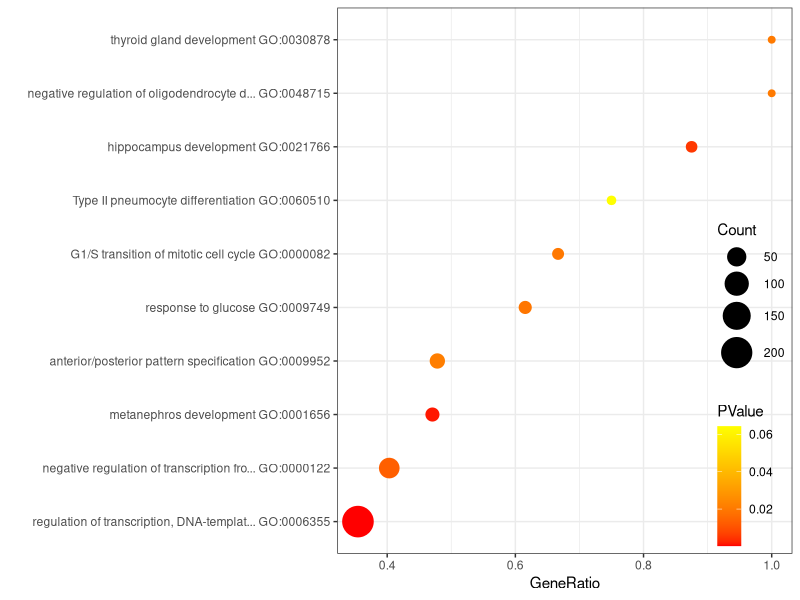
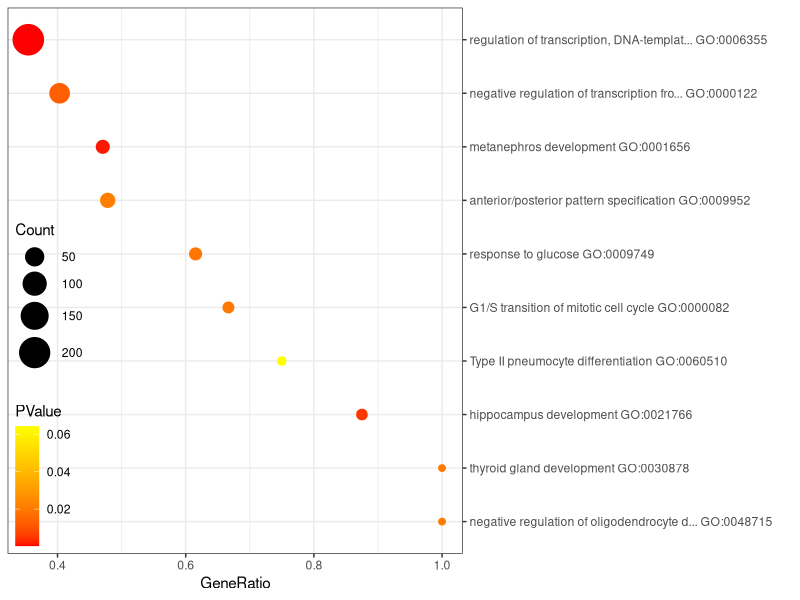
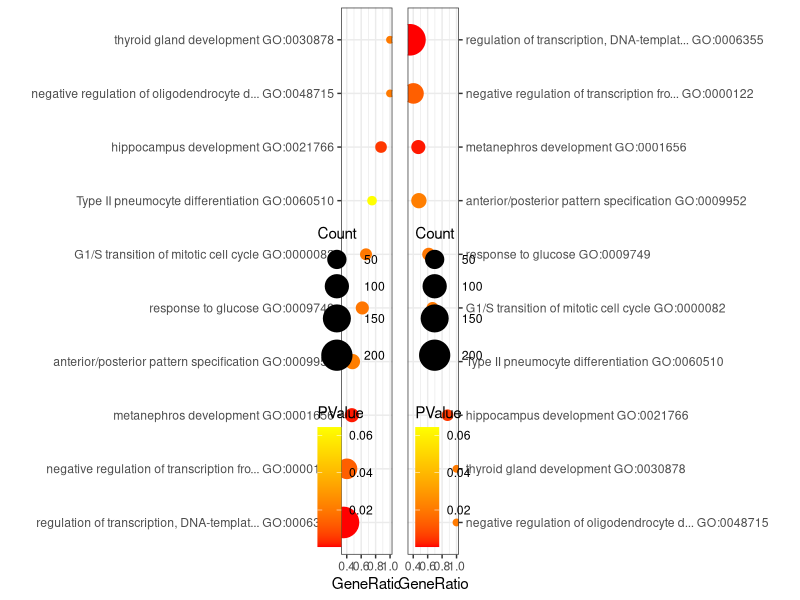
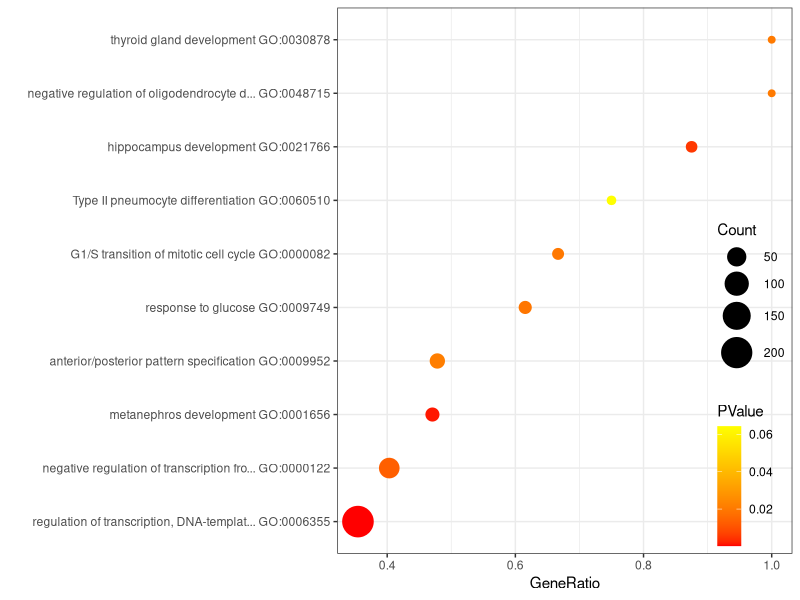
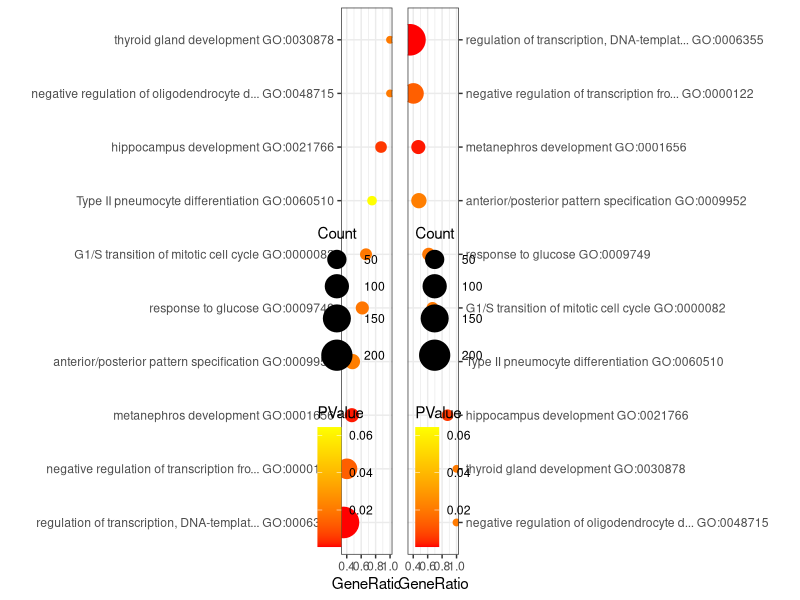

These charts were generated, in order, by the following R code:
## ---- chunk 1
knitr::opts_chunk$set(echo = TRUE)
## ---- chunk 2
options("repos"= c(CRAN="https://mirrors.tuna.tsinghua.edu.cn/CRAN/"))
options(BioC_mirror="http://mirrors.ustc.edu.cn/bioc/")

## ---- chunk 3
library(ggplot2)

Sys.setenv(LANGUAGE = "en") #显示英文报错信息 display English error messages
options(stringsAsFactors = FALSE) #禁止chr转成factor prohibit the conversion of chr to factor
## ---- chunk 4
df <- read.table("easy_input.txt", header = T, sep = "\t", as.is = T)
head(df)
# 算一下gene ratio
# calculate the gene ratio
df$GeneRatio <- df$Pop.Hits/df$Count
## ---- chunk 5
# 查看GeneRatio的最大值和最小值，可以用来确定合理的x轴范围
# viewing the maximum and minimum values of GeneRatio can be used to determine a reasonable range for the x-axis
summary(df$GeneRatio)

# 为了画出对角线排列的效果，按GeneRatio排序
# To draw a diagonal arrangement effect, sorted by GeneRatio
sortdf <- df[order(df$GeneRatio), ] #如果想按Pvalue排序，就把GeneRatio改为PValue If you want to sort by Pvalue, change the GeneRatio to PValue
sortdf$Term <- factor(sortdf$Term, levels = sortdf$Term)

pl <- ggplot(sortdf, aes(GeneRatio, Term, #横坐标、纵坐标 horizontal and vertical coordinates
              colour = PValue)) + # 颜色代表p-value color represents p-values
  geom_point(aes(size= Count)) + #圆点的大小代表组内基因数 the size of the dots represents the number of genes in the group
  scale_size_continuous(range = c(2,10)) + #圆点的大小范围 size range of the dot
  scale_color_gradientn(colours=c("red", "yellow")) + #可以自己改颜色 you can change the color yourself
  #scale_x_continuous(limits = c(0.2,1)) + #设置x轴范围 set the x-axis range
  theme_bw() + 
  ylab("") + 
  theme(legend.position=c(1,0), legend.justification = c(1, 0)) + #legend画在右下角 the legend is drawn in the lower right corner
  #下面两行让legend融入图
  #the next two lines make the legend fit into the plot
  theme(legend.background = element_blank()) + #移除legend整体的边框 remove the overall border of the legend
  theme(legend.key = element_blank())#移除legend每个项目周围的边框 remove the border around each item in the legend
pl

ggsave("dot.pdf", width = 7, height = 6)
# 还可以直接保存为png、tiff等格式
# you can also save directly as png, tiff, etc.
#ggsave("dot.png", width = 7, height = 6)
#ggsave("dot.tiff", width = 7, height = 6)
## ---- chunk 6
sortdf <- df[order(df$GeneRatio, decreasing = T), ] #降序 descending order
sortdf$Term <- factor(sortdf$Term, levels = sortdf$Term)

pr <- ggplot(sortdf, aes(GeneRatio, Term, 
              colour=PValue)) + 
  geom_point(aes(size=Count)) + 
  scale_color_gradientn(colours=c("red", "yellow")) + 
  scale_size_continuous(range = c(2, 10)) + 
  #scale_x_continuous(limits = c(0.2, 1)) + 
  ylab("") + 
  scale_y_discrete(position = "right") + #把term放到右侧 put term on the right
  
  theme_bw() + 
  theme(legend.position=c(0, 0), legend.justification = c(0, 0)) + #legend画在左下角 the legend is drawn in the lower left corner
  theme(legend.background = element_blank()) + 
  theme(legend.key = element_blank())
pr
## ---- chunk 7
library(cowplot)
plot_grid(pl, pr, labels = "")
ggsave(file="bubbles.pdf")
## ---- chunk 8
sessionInfo()
